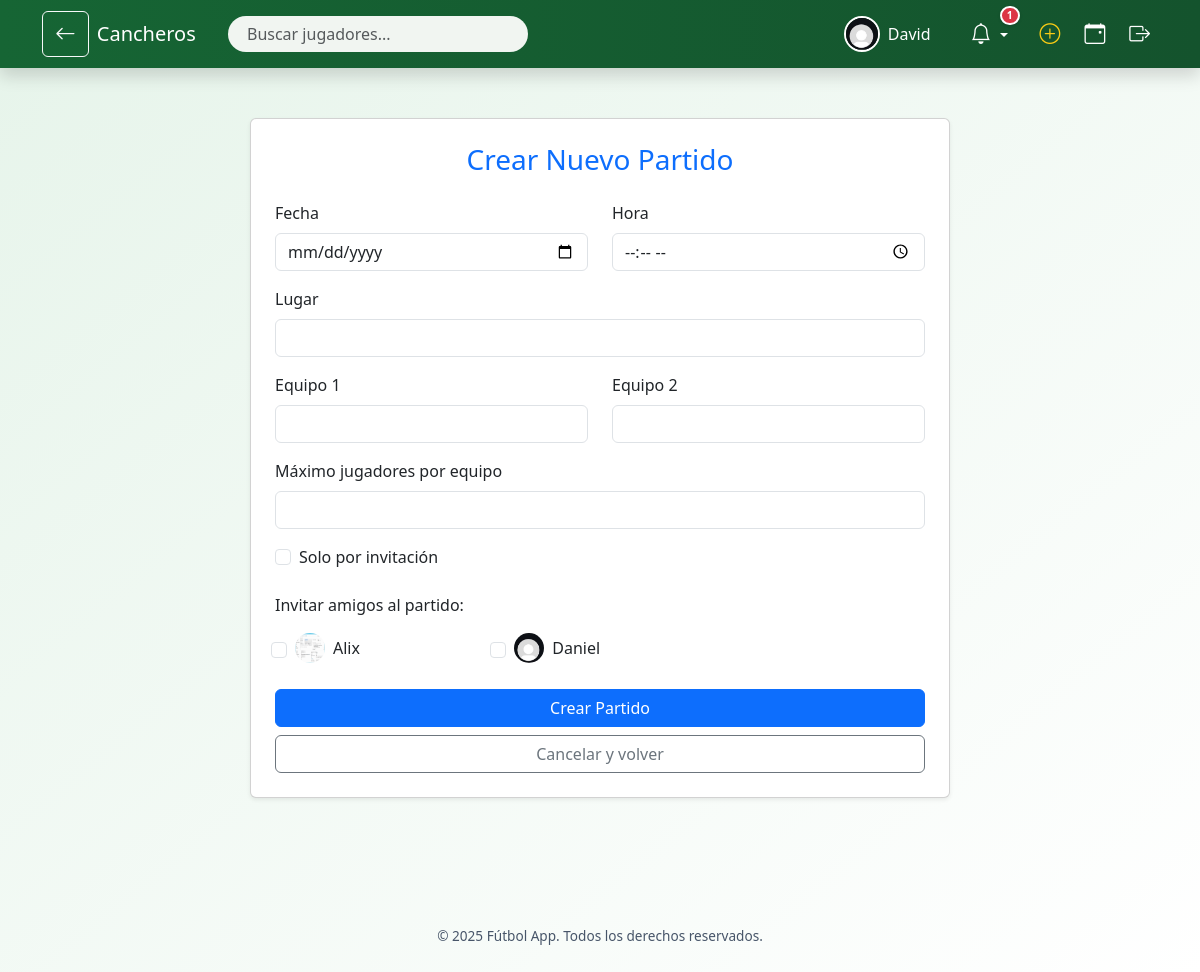
/crear (signed in), run on the app's committed database.
### models.py (models this page shows, shortened)
class User(UserMixin, db.Model):
    __tablename__ = 'user'
    id = db.Column(db.Integer, primary_key=True)
    username = db.Column(db.String(100), unique=True, nullable=False)
    password = db.Column(db.String(200), nullable=False)
    foto_perfil = db.Column(db.String(120), default='default.jpg')
    calificaciones_recibidas = db.relationship(
        'Calificacion', foreign_keys='Calificacion.evaluado_id',
        back_populates='evaluado', lazy='dynamic'
    )
    calificaciones_realizadas = db.relationship(
        'Calificacion', foreign_keys='Calificacion.evaluador_id',
        back_populates='evaluador', lazy='dynamic'
    )
    inscripciones = db.relationship('Inscripcion', back_populates='user', lazy='dynamic')
    partidos_creados = db.relationship('Partido', back_populates='organizador', lazy='dynamic')
    amistades_enviadas = db.relationship('Amistad',
                                         foreign_keys='Amistad.usuario_id',
                                         backref='solicitante', lazy='dynamic')
    amistades_recibidas = db.relationship('Amistad',
                                          foreign_keys='Amistad.amigo_id',
                                          backref='receptor', lazy='dynamic')
    def obtener_amigos(self):
        amigos_confirmados = []
        for amistad in self.amistades_enviadas:
            if amistad.confirmada:
                amigos_confirmados.append(amistad.amigo)
        for amistad in self.amistades_recibidas:
            if amistad.confirmada:
                amigos_confirmados.append(amistad.usuario)
        return amigos_confirmados

### app.py (the view, shortened to what this page needs)
@app.route('/crear', methods=['GET', 'POST'])
@login_required
def crear_partido():
    amigos = current_user.obtener_amigos()  # Usa tu método ya definido
    return render_template('crear_partido.html', amigos=amigos)

### app.py (called while the page is built)
@login_manager.user_loader
def load_user(user_id):
    return User.query.get(int(user_id))

@app.context_processor
def utility_processor():
    def calificacion_jugador_en_partido(jugador, partido_id):
        calificaciones = [c.puntuacion for c in jugador.calificaciones_recibidas if c.partido_id == partido_id]
        if calificaciones:
            return round(sum(calificaciones) / len(calificaciones), 2)
        return None
    return dict(calificacion_jugador_en_partido=calificacion_jugador_en_partido)

@app.context_processor
def inject_notificaciones():
    if current_user.is_authenticated:
        solicitudes = Amistad.query.filter_by(amigo_id=current_user.id, confirmada=False).count()
        invitaciones = Invitacion.query \
            .filter_by(usuario_id=current_user.id) \
            .join(Partido).filter(Partido.cerrado == False).count()
        return {
            'solicitudes_count': solicitudes,
            'invitaciones_count': invitaciones
        }
    return {
        'solicitudes_count': 0,
        'invitaciones_count': 0
    }

### templates/crear_partido.html (shortened to what this page needs)
{% extends 'base.html' %}
{% block content %}
<div class="container py-5 d-flex justify-content-center">
    <div class="card shadow-sm p-4 w-100" style="max-width: 700px;">
        <h3 class="mb-4 text-primary text-center">Crear Nuevo Partido</h3>
        <form method="POST">
            <div class="row mb-3">
                <div class="col-md-6">
                    <label for="fecha" class="form-label">Fecha</label>
                    <input type="date" id="fecha" name="fecha" class="form-control" required>
                </div>
                <div class="col-md-6">
                    <label for="hora" class="form-label">Hora</label>
                    <input type="time" id="hora" name="hora" class="form-control" required>
                </div>
            </div>
            <div class="mb-3">
                <label for="lugar" class="form-label">Lugar</label>
                <input type="text" id="lugar" name="lugar" class="form-control" required>
            </div>
            <div class="row mb-3">
                <div class="col-md-6">
                    <label for="equipo1" class="form-label">Equipo 1</label>
                    <input type="text" id="equipo1" name="equipo1" class="form-control" required>
                </div>
                <div class="col-md-6">
                    <label for="equipo2" class="form-label">Equipo 2</label>
                    <input type="text" id="equipo2" name="equipo2" class="form-control" required>
                </div>
            </div>
            <div class="mb-3">
                <label for="max_jugadores" class="form-label">Máximo jugadores por equipo</label>
                <input type="number" id="max_jugadores" name="max_jugadores" min="1" max="20" class="form-control" required>
            </div>
            <div class="form-check mb-4">
                <input class="form-check-input" type="checkbox" id="solo_por_invitacion" name="solo_por_invitacion">
                <label class="form-check-label" for="solo_por_invitacion">
                    Solo por invitación
                </label>
            </div>
            {% if amigos %}
                <fieldset class="mb-4">
                    <legend class="fs-6">Invitar amigos al partido:</legend>
                    <div class="row row-cols-2 row-cols-md-3 g-2">
                        {% for amigo in amigos %}
                        <div class="form-check d-flex align-items-center">
                            <input class="form-check-input me-2" type="checkbox" name="invitados" value="{{ amigo.id }}" id="amigo{{ amigo.id }}">
                            <label class="form-check-label d-flex align-items-center" for="amigo{{ amigo.id }}">
                                <img src="{{ url_for('static', filename='profile_pics/' ~ amigo.foto_perfil) }}" width="30" height="30" class="rounded-circle me-2">
                                {{ amigo.username }}
                            </label>
                        </div>
                        {% endfor %}
                    </div>
                </fieldset>
            {% else %}
                <p class="text-muted">No tienes amigos para invitar aún.</p>
            {% endif %}
            <div class="d-grid gap-2">
                <button type="submit" class="btn btn-primary">Crear Partido</button>
                <a href="{{ url_for('index') }}" class="btn btn-outline-secondary">Cancelar y volver</a>
            </div>
        </form>
    </div>
</div>
{% endblock %}

### templates/base.html (shortened to what this page needs)
<!DOCTYPE html>
<html lang="es">
<head>
    <link href="https://cdn.jsdelivr.net/npm/bootstrap@5.3.3/dist/css/bootstrap.min.css" rel="stylesheet">
    <link href="https://cdn.jsdelivr.net/npm/bootstrap-icons@1.11.0/font/bootstrap-icons.css" rel="stylesheet">
    <link href="https://cdn.jsdelivr.net/npm/bootstrap@5.3.0/dist/css/bootstrap.min.css" rel="stylesheet">
    <link href="https://cdnjs.cloudflare.com/ajax/libs/font-awesome/6.4.0/css/all.min.css" rel="stylesheet">
    <link href="https://cdn.jsdelivr.net/npm/bootstrap-icons@1.10.5/font/bootstrap-icons.css" rel="stylesheet">
</head>
<body>
<nav class="navbar navbar-expand-lg fixed-top shadow">
    <div class="container">
        {% if request.endpoint not in ['index', 'inicio'] %}
        <a href="javascript:history.back()" class="btn btn-outline-light me-2" data-bs-toggle="tooltip" title="Volver">
            <i class="bi bi-arrow-left"></i>
        </a>
        {% endif %}
        <a class="navbar-brand" href="{{ url_for('index') if current_user.is_authenticated else url_for('inicio') }}">
             Cancheros
        </a>
        <div class="collapse navbar-collapse" id="mainNavbar">
            {% if current_user.is_authenticated %}
                <form class="d-flex position-relative me-auto ms-3" style="width: 300px;" onsubmit="return false;">
                    <input id="busqueda-nav" type="search" class="form-control" placeholder="Buscar jugadores..." autocomplete="off">
                </form>
            {% endif %}
            <ul class="navbar-nav ms-auto align-items-center">
                {% if current_user.is_authenticated %}
                    <li class="nav-item me-3 d-flex align-items-center gap-2">
    <a href="{{ url_for('perfil_usuario', user_id=current_user.id) }}"
       class="d-flex align-items-center text-decoration-none nav-link {% if request.endpoint == 'perfil_usuario' %}nav-active{% endif %}"
       data-bs-toggle="tooltip" title="Mi perfil">
        <img src="{{ url_for('static', filename='profile_pics/' ~ current_user.foto_perfil) }}"
             alt="Perfil" class="nav-profile-img" width="30" height="30">
        <span class="ms-2 text-white">{{ current_user.username }}</span>
    </a>
</li>
                    <li class="nav-item dropdown me-2 notification-icon" data-bs-toggle="tooltip" title="Notificaciones">
                        <a class="nav-link dropdown-toggle" href="#" role="button" data-bs-toggle="dropdown">
                            <i class="bi bi-bell"></i>
                            {% if solicitudes_count + invitaciones_count > 0 %}
                                <span class="notification-badge">{{ solicitudes_count + invitaciones_count }}</span>
                            {% endif %}
                        </a>
                    </li>
                    <li class="nav-item" data-bs-toggle="tooltip" title="Crear partido">
    <a class="nav-link {% if request.endpoint == 'crear_partido' %}nav-active{% endif %}" href="{{ url_for('crear_partido') }}">
        <i class="bi bi-plus-circle"></i>
    </a>
</li>
<li class="nav-item" data-bs-toggle="tooltip" title="Eventos">
    <a class="nav-link {% if request.endpoint == 'index' %}nav-active{% endif %}" href="{{ url_for('index') }}">
        <i class="bi bi-calendar-event"></i>
    </a>
</li>
                    <li class="nav-item" data-bs-toggle="tooltip" title="Cerrar sesión">
                        <a class="nav-link text-warning" href="{{ url_for('logout') }}">
                            <i class="bi bi-box-arrow-right"></i>
                        </a>
                    </li>
                {% endif %}
            </ul>
        </div>
    </div>
</nav>
<main class="container-fluid contenido">
    {% block content %}{% endblock %}
</main>
<footer>
    © {{ current_year or 2025 }} Fútbol App. Todos los derechos reservados.
</footer>
</body>
</html>

### templates/base.html (style rules this page uses)
body { background: linear-gradient(to bottom right, #e6f4ea, #ffffff); font-family: 'Segoe UI', Tahoma, Geneva, Verdana, sans-serif; padding-top: 70px; color: #1e293b; }
.notification-badge { position: absolute; top: -4px; right: -4px; background-color: #dc3545; color: white; font-size: 0.65rem; font-weight: 600; padding: 2px 5px; border-radius: 999px; line-height: 1; z-index: 10; min-width: 16px; text-align: center; border: 2px solid #fff; box-shadow: 0 1px 3px rgba(0, 0, 0, 0.15); transition: transform 0.2s ease-in-out; }
.nav-link.nav-active, .nav-link.nav-active span { color: #facc15 !important; }
.navbar { background: linear-gradient(to right, #166534, #14532d); padding: 0.5rem 1rem; box-shadow: 0 2px 8px rgba(0, 0, 0, 0.08); }
.navbar .navbar-brand, .navbar .nav-link, .navbar .dropdown-toggle { color: #ffffff !important; font-weight: 500; }
.nav-profile-img { width: 36px; height: 36px; object-fit: cover; border-radius: 50%; border: 2px solid white; }
.navbar .bi { font-size: 1.3rem; }
.navbar .nav-item { margin-left: 0.5rem; }
footer { background: transparent; color: #475569; font-size: 0.85rem; padding: 2rem 0; text-align: center; margin-top: 3rem; }
.notification-icon { position: relative; }
form.d-flex input[type="search"] { border-radius: 20px; padding-left: 1.2rem; background-color: #f1f5f1; border: none; }
.navbar .nav-link i { transition: transform 0.2s, color 0.2s; }
.nav-link { transition: color 0.2s ease, transform 0.2s ease; }
.nav-link.nav-active { color: #facc15 !important; }
.nav-item .nav-profile-img { transition: transform 0.2s ease; }
.nav-item .nav-profile-img { transition: transform 0.2s ease; border-radius: 50%; }

### data on the page
User: foto_perfil (placeholder picture), username "David"
User: foto_perfil (picture), username "Alix"
User: foto_perfil (placeholder picture), username "Daniel"

### other printed values
{{ solicitudes_count + invitaciones_count }} "1"
{{ current_year or 2025 }} "2025"
